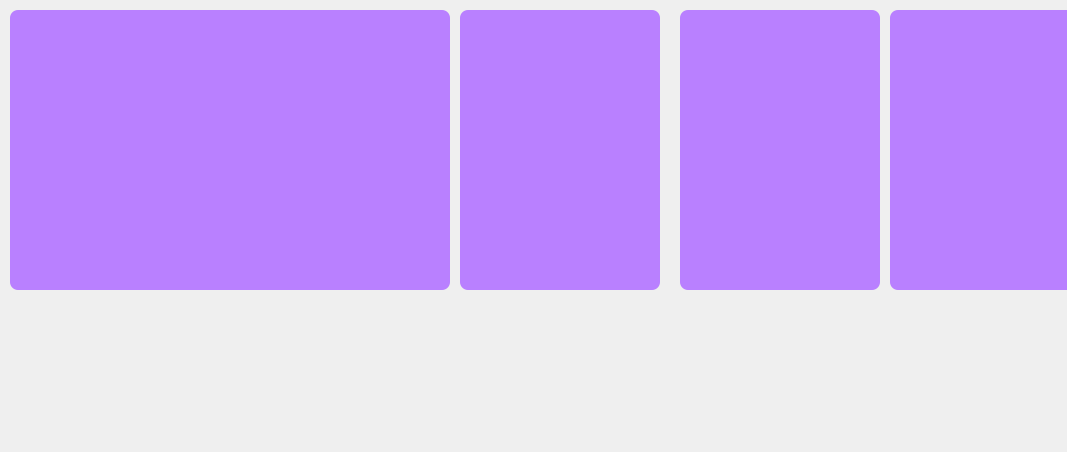
                         <widget class="QWidget" name="scrollAreaWidgetContents_4">
                          <property name="geometry">
                           <rect>
                            <x>0</x>
                            <y>0</y>
                            <width>1067</width>
                            <height>452</height>
                           </rect>
                          </property>
                          <widget class="QWidget" name="widget_12" native="true">
                           <property name="geometry">
                            <rect>
                             <x>10</x>
                             <y>10</y>
                             <width>440</width>
                             <height>280</height>
                            </rect>
                           </property>
                           <property name="minimumSize">
                            <size>
                             <width>440</width>
                             <height>280</height>
                            </size>
                           </property>
                           <property name="maximumSize">
                            <size>
                             <width>430</width>
                             <height>280</height>
                            </size>
                           </property>
                           <property name="styleSheet">
                            <string notr="true">background-color: rgb(185, 128, 255);
border-radius: 8px</string>
                           </property>
                          </widget>
                          <widget class="QWidget" name="widget_13" native="true">
                           <property name="geometry">
                            <rect>
                             <x>460</x>
                             <y>10</y>
                             <width>200</width>
                             <height>280</height>
                            </rect>
                           </property>
                           <property name="minimumSize">
                            <size>
                             <width>200</width>
                             <height>280</height>
                            </size>
                           </property>
                           <property name="maximumSize">
                            <size>
                             <width>90</width>
                             <height>280</height>
                            </size>
                           </property>
                           <property name="styleSheet">
                            <string notr="true">background-color: rgb(185, 128, 255);
border-radius: 8px</string>
                           </property>
                          </widget>
                          <widget class="QWidget" name="widget_14" native="true">
                           <property name="geometry">
                            <rect>
                             <x>680</x>
                             <y>10</y>
                             <width>200</width>
                             <height>280</height>
                            </rect>
                           </property>
                           <property name="minimumSize">
                            <size>
                             <width>200</width>
                             <height>280</height>
                            </size>
                           </property>
                           <property name="maximumSize">
                            <size>
                             <width>90</width>
                             <height>280</height>
                            </size>
                           </property>
                           <property name="styleSheet">
                            <string notr="true">background-color: rgb(185, 128, 255);
border-radius: 8px</string>
                           </property>
                          </widget>
                          <widget class="QWidget" name="widget_15" native="true">
                           <property name="geometry">
                            <rect>
                             <x>890</x>
                             <y>10</y>
                             <width>200</width>
                             <height>280</height>
                            </rect>
                           </property>
                           <property name="minimumSize">
                            <size>
                             <width>200</width>
                             <height>280</height>
                            </size>
                           </property>
                           <property name="maximumSize">
                            <size>
                             <width>90</width>
                             <height>280</height>
                            </size>
                           </property>
                           <property name="styleSheet">
                            <string notr="true">background-color: rgb(185, 128, 255);
border-radius: 8px</string>
                           </property>
                          </widget>
                         </widget>
